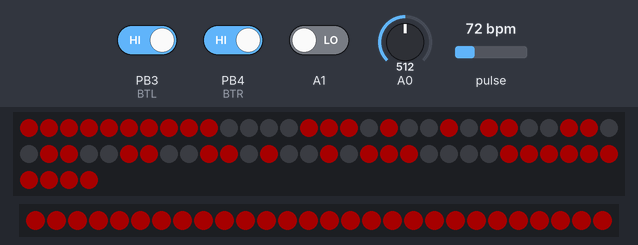
Recording of a sketch running on a simulated ATtiny85, built for the host (arithmetic inside an expression is 32-bit, double 64-bit). Shown: 64 RGB LEDs in strip order, left to right, continuing on the next row, 28 RGB LEDs in strip order, left to right. Inputs (shaded band) come from the test bench; at power-on: A0 = 512, PB4 (BTR) HIGH, PB3 (BTL) HIGH, A1 LOW, pulse 72 bpm. Dim RGB values are drawn brighter than linear; what the sketch prints to the serial monitor is not drawn.

Above: at 1.2 s.
1.3 s: A0 set to 67
2.8 s: A0 set to 56
At 3.8 s:
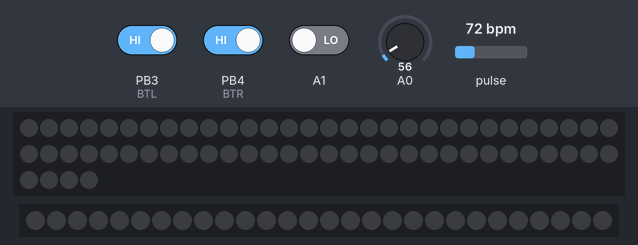
4.3 s: PB4 (BTR) driven LOW
At 5.5 s:
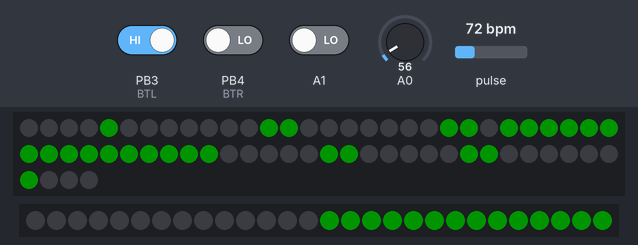
5.8 s: PB3 (BTL) driven LOW
At 5.86 s:
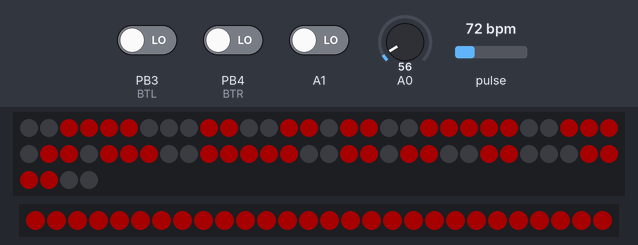
7.3 s: PB3 (BTL) driven HIGH
At 7.9 s:
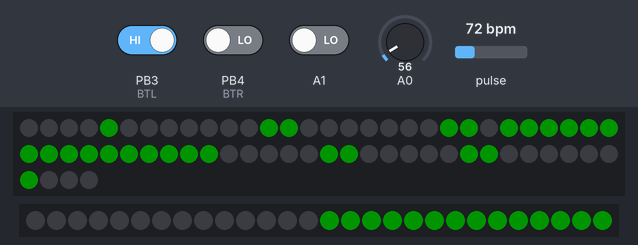
10.3 s: PB4 (BTR) driven HIGH
At 11.6 s:
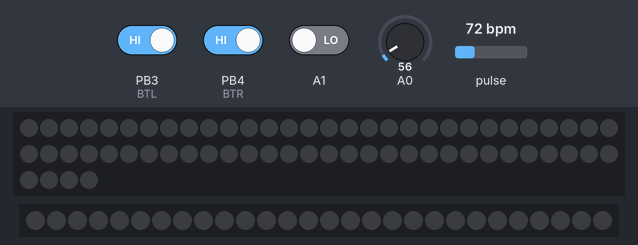
Timing chart, 0 to 12.8 s (numbered marks = the images above; inputs shaded):
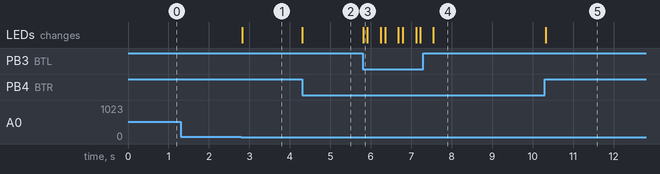

Measured:
- the behaviour switches between 61 and 60 on A0 (found by bisection; images 0 and 1)
- after the input at 1.3 s, every drawn part: stays the same
- after the input at 2.8 s, the LEDs: change at once (image 1)
- after the input at 4.3 s, the LEDs: change at once (image 2)
- after the input at 5.8 s, the LEDs: change at once (image 3)
- after the input at 7.3 s, the LEDs: change after 0.24 s (image 4)
- after the input at 10.3 s, the LEDs: change at once (image 5)

The sketch:

nanovr_new.ino
```cpp
#include <Time.h>
#include <TimeLib.h>
#include <Adafruit_NeoPixel.h>
#include <Thread.h>
#include <ThreadController.h>

#include "SPI.h"
#include "Adafruit_GFX.h"
#include "Adafruit_ILI9340.h"

#define BARWING 7     // 바 LED
#define ADAMATRIX 6  // 매트릭스 LED
#define BTR 4        // LED 우측 버튼
#define BTL 3        // LED 좌측 버튼
#define NUMPIXELS 64  // 매트릭스 LED개수
#define BARPIXELS 28  // 바 LED개수
#define PRESSURE A0 // 압력

#include <Wire.h>
#include "MAX30105.h"
#include "heartRate.h"
MAX30105 particleSensor; // HeartRate

const byte RATE_SIZE = 4;
byte rates[RATE_SIZE];
byte rateSpot = 0;
long lastBeat = 0;
float beatsPerMinute;
int beatAvg; // HeartRate

// IMPORTANT: To reduce NeoPixel burnout risk, add 1000 uF capacitor across
// pixel power leads, add 300 - 500 Ohm resistor on first pixel's data input
// and minimize distance between Arduino and first pixel.  Avoid connecting
// on a live circuit...if you must, connect GND first.
float Mxyz[3];
float Axyz[3];
// LED 개수, 아두이노 디지털 핀, 네오픽셀 컬러 타입 + 네오픽셀 클럭
Adafruit_NeoPixel matrix = Adafruit_NeoPixel(NUMPIXELS, ADAMATRIX, NEO_GRB + NEO_KHZ800);
Adafruit_NeoPixel bar = Adafruit_NeoPixel(BARPIXELS, BARWING, NEO_GRB + NEO_KHZ800);

ThreadController controll = ThreadController();
Thread myThread_heart = Thread();
Thread myThread_reed = Thread();
Thread myThread_btn = Thread();

float radius = 20; // 바퀴당 이동 거리를 확인 하기 위해 자전거 바퀴의 반지름을 입력해 줍니다.(Cm 단위)
float circle = (2 * radius * 3.14) / 100;  // 자전거 바퀴의 둘레를 계산(단위를 m로 바꿔주기 위해 100을 나눕니다.)

float bySpeed = 0; // 자전거의 속도
float ckTime = 0;  // 리드스위치가
float uckTime = 0; // Unckecked
float cycleTime = 0;  // 리드스위치가 인식이 안됬을 시간 부터 인식됬을 때까지의 시간
float distance = 0; // 자전거의 누적 이동 거리
float lcdDis = 0; // 자전거의 이동 거리를 LCD출력에 맞게 바꿔즌 값.(단위 수정 or 소숫점 제거)

int count = 0;  // 리드스위치의 노이즈를 제거하기 위해 카운트를 넣어줍니다.
boolean temp = 0;  // 리드 스위치가 닫혔는지 확인하는 변수

int btLeft, btRight;  // 좌우 버튼
int c = 0;            // 버튼 동시 제어 변수
int presRead;         // 압력센서
int presPoint;

int humi[4][64]={
  { 0, 0, 0, 1, 0, 0, 0, 0,
    0, 0, 1, 1, 0, 0, 0, 0,
    0, 1, 1, 0, 0, 0, 0, 0,
    1, 1, 1, 1, 1, 1, 1, 1,
    1, 1, 1, 1, 1, 1, 1, 1,
    0, 1, 1, 0, 0, 0, 0, 0,
    0, 0, 1, 1, 0, 0, 0, 0,
    0, 0, 0, 1, 0, 0, 0, 0
  },
  { 0, 0, 0, 0, 1, 0, 0, 0,
    0, 0, 0, 0, 1, 1, 0, 0,
    0, 0, 0, 0, 0, 1, 1, 0,
    1, 1, 1, 1, 1, 1, 1, 1,
    1, 1, 1, 1, 1, 1, 1, 1,
    0, 0, 0, 0, 0, 1, 1, 0,
    0, 0, 0, 0, 1, 1, 0, 0,
    0, 0, 0, 0, 1, 0, 0, 0
  },
  { 1, 1, 1, 1, 1, 1, 1, 1,
    1, 1, 0, 0, 0, 0, 1, 1,
    1, 0, 1, 0, 0, 1, 0, 1,
    1, 0, 0, 1, 1, 0, 0, 1,
    1, 0, 0, 1, 1, 0, 0, 1,
    1, 0, 1, 0, 0, 1, 0, 1,
    1, 1, 0, 0, 0, 0, 1, 1,
    1, 1, 1, 1, 1, 1, 1, 1
  },
  { 0, 0, 1, 1, 1, 1, 0, 0,
    0, 1, 1, 0, 0, 1, 1, 0,
    1, 1, 0, 0, 1, 1, 1, 1,
    1, 0, 0, 1, 1, 1, 0, 1,
    1, 0, 1, 1, 1, 0, 0, 1,
    1, 1, 1, 1, 0, 0, 1, 1,
    0, 1, 1, 0, 0, 1, 1, 0,
    0, 0, 1, 1, 1, 1, 0, 0
  }
};

int matrixColor[4][3] = {
  {0, 20, 0},
  {0, 20, 0},
  {40, 0, 0},
  {40, 0, 0},
};

int barShape[3][28] = {
  { 1, 1, 1, 1, 1, 1, 1, 1, 1, 1, 1, 1, 1, 1, 0, 0, 0, 0, 0, 0, 0, 0, 0, 0, 0, 0, 0, 0 },
  { 0, 0, 0, 0, 0, 0, 0, 0, 0, 0, 0, 0, 0, 0, 1, 1, 1, 1, 1, 1, 1, 1, 1, 1, 1, 1, 1, 1 },
  { 1, 1, 1, 1, 1, 1, 1, 1, 1, 1, 1, 1, 1, 1, 1, 1, 1, 1, 1, 1, 1, 1, 1, 1, 1, 1, 1, 1 }
};

int barColor[3][3] = {
  {0, 20, 0}, {0, 20, 0}, {40, 0, 0}
};

void btnCallback(){
  // 매트릭스 LED + 바 LED
  showMatrix();
  showPres(presRead, PRESSURE, presPoint);
}

void reedCallback(){
  boolean check = digitalRead(A1); // 리드스위치의 상태를 확인합니다.(SIG=A0)
  //Serial.print(check);
  if(check == 1 && temp == 0){  // 리드 스위치가 열릴 때(닫힘 -> 열림)
    ckTime = millis();  // 시간을 확인해서 저장합니다.
    temp = 1;  // temp값을 1로 바꿔줍니다.(리드스위치가 열려있는 상태값 저장)
  }

  else if(check == 0 && temp == 1 && count > 5){  // 리드 스위치가 닫히고(열림 -> 닫힘), 노이즈 방지 카운트가 5이상일때
    uckTime = millis();  // 시간을 확인해서 저장합니다.

    cycleTime = (uckTime - ckTime) / 1000;
    // 열릴 때 시각과 닫힐 때 시각의 차를 이용하여 바퀴가 한바퀴 돌때 걸린 시간을 계산합니다.
    bySpeed = (circle / cycleTime) * 3.6; // 바퀴가 한바퀴 돌때의 거리와 시간을 가지고 속도를 구해줍니다.(단위는 Km/h입니다.)
    temp = 0;
    count = 0;
    distance += circle;  // 한바퀴 돌았으면 이동거리를 누적 이동거리에 더해줍니다.
  }

  if(check == 1){  // 리드 스위치가 열려있으면 카운트를 1씩 증가 시켜 줍니다.
    count++;
    if(count > 150){ // 카운트가 150이 넘어가면(자전거가 멈췄을 때) 속도를 0으로 바꿔줍니다.
      bySpeed = 0;
    }
  }
}

void heartCallback() {

  particleSensor.setup(); //Configure sensor with default settings
  particleSensor.setPulseAmplitudeRed(0x0A); //Turn Red LED to low to indicate sensor is running
  particleSensor.setPulseAmplitudeGreen(0); //Turn off Green LED

  long irValue = particleSensor.getIR();

  if (checkForBeat(irValue) == true)
  {
    //We sensed a beat!
    long delta = millis() - lastBeat;
    lastBeat = millis();
    beatsPerMinute = 60 / (delta / 1000.0);

    if (beatsPerMinute < 255 && beatsPerMinute > 20)
    {
      rates[rateSpot++] = (byte)beatsPerMinute; //Store this reading in the array
      rateSpot %= RATE_SIZE; //Wrap variable

      //Take average of readings
      beatAvg = 0;
      for (byte x = 0 ; x < RATE_SIZE ; x++)
        beatAvg += rates[x];
      beatAvg /= RATE_SIZE;
    }
  }
    //Serial.print("IR=");
    //Serial.print(irValue);
    //Serial.print(", BPM=");
    //Serial.print(beatsPerMinute);
    //Serial.print(", Avg BPM=");
   // Serial.print(beatAvg);

   // if (irValue < 50000)
  //    Serial.print(" No finger?");

  //  Serial.println();

}

void setup() {
  #if defined (__AVR_ATtiny85__)
  if (F_CPU == 16000000) clock_prescale_set(clock_div_1);
  #endif

  if (!particleSensor.begin(Wire, I2C_SPEED_FAST)) //Use default I2C port, 400kHz speed
  {
    Serial.println("MAX30105 was not found. Please check wiring/power. ");
    while (1);
  }
  Serial.println("Place your index finger on the sensor with steady pressure.");

  Serial.begin(9600);
  matrix.begin();
  bar.begin();

  //thread
  myThread_reed.onRun(reedCallback);
  myThread_btn.onRun(btnCallback);
  myThread_heart.onRun(heartCallback);

  controll.add(&myThread_heart);
  controll.add(&myThread_reed);
  controll.add(&myThread_btn);
}

void loop(void) {
  controll.run();


}


void showPres(int presRead1, int PRESSURE1, int presPoint1)
{
  presRead1 = analogRead(PRESSURE1);
  presPoint1 = map(presRead1, 0, 1024, 0,255);
 // Serial.println(presPoint1);
  if(presPoint1 >= 15) {//수정해줘야함
    for(int i=0;i<64;i++) {
      matrix.setPixelColor(i, matrix.Color(humi[2][i]*matrixColor[2][0], humi[2][i]*matrixColor[2][1], humi[2][i]*matrixColor[2][2]));
    }
    for(int i=0;i<28;i++) {
      bar.setPixelColor(i,bar.Color(barShape[2][i]*barColor[2][0], barShape[2][i]*barColor[2][1], barShape[2][i]*barColor[2][2]));
    }
  matrix.show();
  bar.show();
  }
}

void showMatrix()
{
  btLeft = digitalRead(BTL);
  btRight = digitalRead(BTR);

  if(btLeft == LOW && btRight==HIGH) {
    Serial.print("L");
    for(int i=0;i<64;i++) {
      matrix.setPixelColor(i, matrix.Color(humi[0][i]*matrixColor[0][0], humi[0][i]*matrixColor[0][1], humi[0][i]*matrixColor[0][2]));
    }
    for(int i=0;i<28;i++) {
      bar.setPixelColor(i,bar.Color(barShape[0][i]*barColor[0][0], barShape[0][i]*barColor[0][1], barShape[0][i]*barColor[0][2]));
    }
  matrix.show();
  bar.show();
  }else if(btLeft == HIGH) {
    for(int i=0;i<64;i++) {
      matrix.setPixelColor(i, matrix.Color(0,0,0));
    }
    for(int i=0;i<28;i++) {
      bar.setPixelColor(i,bar.Color(0,0,0));
    }
  matrix.show();
  bar.show();
  }

  if(btRight == LOW && btLeft==HIGH) {
    Serial.print("R");
    for(int i=0;i<64;i++) {
      matrix.setPixelColor(i, matrix.Color(humi[1][i]*matrixColor[1][0], humi[1][i]*matrixColor[1][1], humi[1][i]*matrixColor[1][2]));
    }
    for(int i=0;i<28;i++) {
      bar.setPixelColor(i,bar.Color(barShape[1][i]*barColor[0][0], barShape[1][i]*barColor[0][1], barShape[1][i]*barColor[0][2]));
    }
   matrix.show();
   bar.show();
   }else if(btRight == HIGH) {
    for(int i=0;i<64;i++) {
      matrix.setPixelColor(i, matrix.Color(0,0,0));
    }
    for(int i=0;i<28;i++) {
      bar.setPixelColor(i,bar.Color(0,0,0));
    }
   matrix.show();
   bar.show();
  }
  if(btRight == LOW && btLeft == LOW){
    Serial.print("S");
   for(int i=0;i<64;i++) {
      matrix.setPixelColor(i, matrix.Color(humi[3][i]*matrixColor[3][0], humi[3][i]*matrixColor[3][1], humi[3][i]*matrixColor[3][2]));
    }
    for(int i=0;i<28;i++) {
      bar.setPixelColor(i,bar.Color(barShape[2][i]*barColor[2][0], barShape[2][i]*barColor[2][1], barShape[2][i]*barColor[2][2]));
    }
   matrix.show();
   bar.show();
   delay(100);
    for(int i=0;i<64;i++) {

      matrix.setPixelColor(i, matrix.Color(0,0,0));
    }
    for(int i=0;i<28;i++) {
      bar.setPixelColor(i,bar.Color(0,0,0));
    }
   matrix.show();
   bar.show();
   delay(100);
  }else if(btRight == HIGH && btLeft == HIGH){
    for(int i=0;i<64;i++) {
      matrix.setPixelColor(i, matrix.Color(0,0,0));
    }
    for(int i=0;i<28;i++) {
      bar.setPixelColor(i,bar.Color(0,0,0));
    }
   matrix.show();
   bar.show();
  }
}
```
